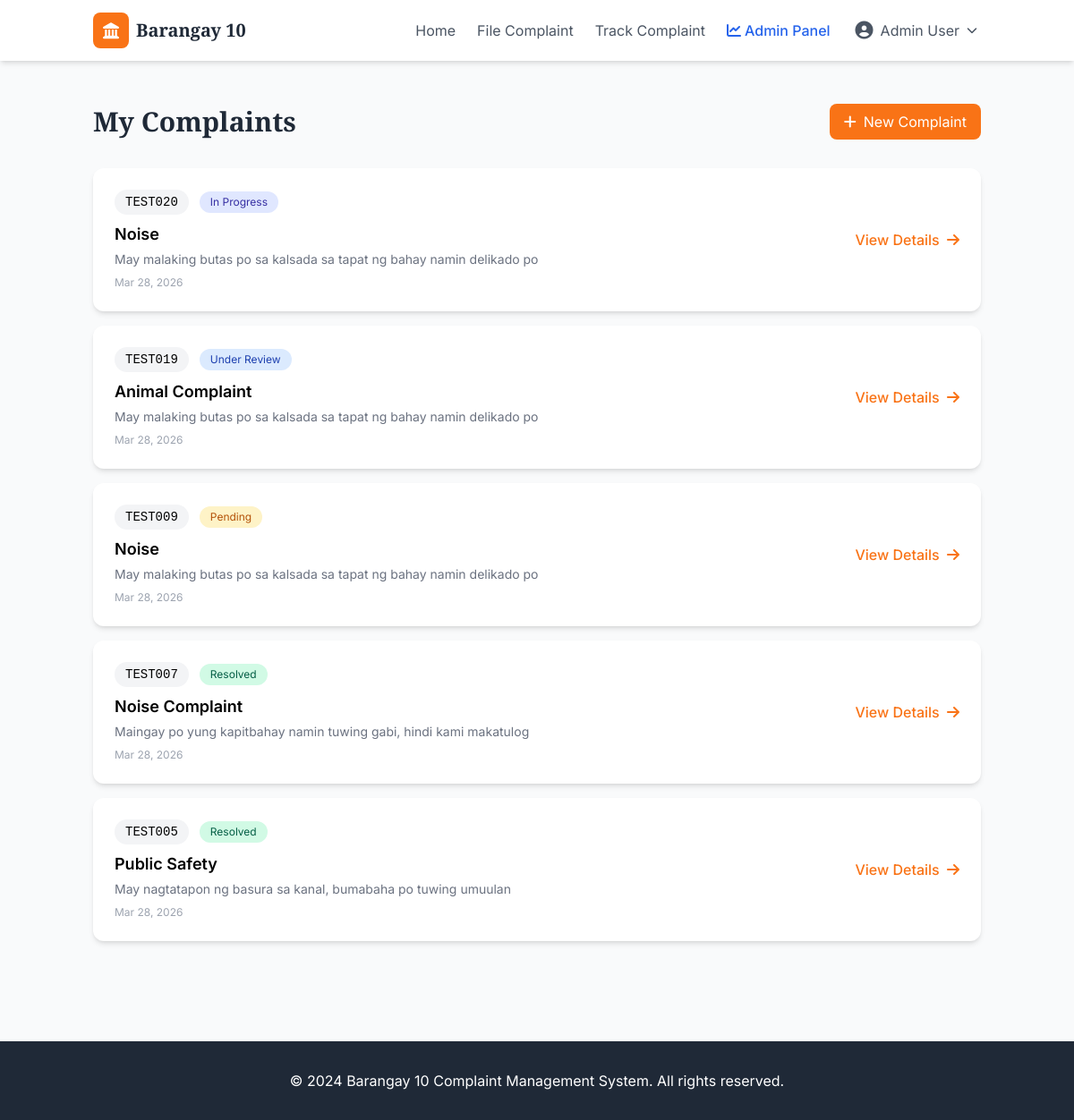
Screenshot of /my-complaints/ (signed in) with the database file from the repository.
### accounts/models.py (models this page shows, shortened)
class User(AbstractUser):
    username = None
    email = models.EmailField(unique=True)
    ROLE_CHOICES = [
        ('resident', 'Resident'),
        ('admin', 'Admin'),
        ('captain', 'Captain'),
    ]
    role = models.CharField(max_length=20, choices=ROLE_CHOICES, default='resident')
    first_name = models.CharField(max_length=150)
    last_name = models.CharField(max_length=150)
    is_verified = models.BooleanField(default=False)
    verification_code = models.CharField(max_length=6, blank=True, null=True)
    verification_code_created_at = models.DateTimeField(blank=True, null=True)
    USERNAME_FIELD = 'email'
    REQUIRED_FIELDS = ['first_name', 'last_name']
    objects = UserManager()
    def is_admin(self):
        return self.role in ['admin', 'captain']

### complaints/models.py (models this page shows, shortened)
class Complaint(models.Model):
    STATUS_CHOICES = [
        ('pending', 'Pending'),
        ('under_review', 'Under Review'),
        ('in_progress', 'In Progress'),
        ('resolved', 'Resolved'),
        ('rejected', 'Rejected'),
    ]
    tracking_code = models.CharField(max_length=8, unique=True, default=generate_tracking_code)
    submitted_by = models.ForeignKey(User, on_delete=models.CASCADE, related_name='complaints')
    category = models.ForeignKey(Category, on_delete=models.SET_NULL, null=True)
    description = models.TextField()
    location = models.CharField(max_length=200)
    image = models.ImageField(upload_to='complaints/', blank=True, null=True)
    status = models.CharField(max_length=20, choices=STATUS_CHOICES, default='pending')
    status_updated_by = models.ForeignKey(User, on_delete=models.SET_NULL, null=True, blank=True, related_name='updated_complaints')
    admin_notes = models.TextField(blank=True)
    created_at = models.DateTimeField(auto_now_add=True)
    updated_at = models.DateTimeField(auto_now=True)
    resolved_at = models.DateTimeField(null=True, blank=True)
    is_spam = models.BooleanField(default=False)
    spam_confidence = models.FloatField(default=0.0)
    reviewed_by_admin = models.BooleanField(default=False)
    resolution_feedback = models.TextField(blank=True, null=True, help_text="Feedback for resolved or rejected complaints")

class Category(models.Model):
    name = models.CharField(max_length=50, unique=True)
    description = models.TextField(blank=True)
    created_at = models.DateTimeField(auto_now_add=True)
    class Meta:
        verbose_name_plural = "Categories"

### complaints/views.py (the view)
# urls.py: path('my-complaints/', views.my_complaints, name='my_complaints'),
@login_required
def my_complaints(request):
    complaints = Complaint.objects.filter(submitted_by=request.user).order_by('-created_at')
    return render(request, 'complaints/my_complaints.html', {'complaints': complaints})

### templates/complaints/my_complaints.html (shortened to what this page needs)
{% extends 'base.html' %}
{% block content %}
<div class="container mx-auto px-4 py-12 max-w-5xl">
    <div class="flex justify-between items-center mb-8">
        <h1 class="text-3xl font-display font-bold text-gray-800">My Complaints</h1>
        <a href="{% url 'submit_complaint' %}" class="bg-orange-500 text-white px-4 py-2 rounded-lg hover:bg-orange-600 transition">
            <i class="fas fa-plus mr-2"></i>New Complaint
        </a>
    </div>
    {% if complaints %}
        <div class="space-y-4">
            {% for complaint in complaints %}
            <div class="bg-white rounded-xl shadow-md p-6 hover:shadow-lg transition">
                <div class="flex flex-col md:flex-row justify-between items-start md:items-center gap-4">
                    <div>
                        <div class="flex items-center gap-3 mb-2">
                            <span class="font-mono text-sm bg-gray-100 px-3 py-1 rounded-full">{{ complaint.tracking_code }}</span>
                            <span class="status-{{ complaint.status }} text-xs px-3 py-1 rounded-full">
                                {{ complaint.get_status_display }}
                            </span>
                        </div>
                        <h3 class="text-lg font-semibold">{{ complaint.category.name|default:"Complaint" }}</h3>
                        <p class="text-gray-500 text-sm mt-1">{{ complaint.description|truncatechars:100 }}</p>
                        <p class="text-gray-400 text-xs mt-2">{{ complaint.created_at|date:"M d, Y" }}</p>
                    </div>
                    <a href="{% url 'track_complaint' %}?code={{ complaint.tracking_code }}" class="text-orange-500 hover:text-orange-600 font-medium">
                        View Details <i class="fas fa-arrow-right ml-1"></i>
                    </a>
                </div>
            </div>
            {% endfor %}
        </div>
    {% endif %}
</div>
{% endblock %}

### templates/base.html (shortened to what this page needs)
<!DOCTYPE html>
<html lang="en">
<head>
    <script src="https://cdn.tailwindcss.com"></script>
    <link rel="stylesheet" href="https://cdnjs.cloudflare.com/ajax/libs/font-awesome/6.4.0/css/all.min.css">
</head>
<body class="bg-gray-50">
    <nav class="bg-white shadow-md sticky top-0 z-50">
        <div class="container mx-auto px-4 py-3 flex justify-between items-center">
            <a href="{% url 'home' %}" class="flex items-center gap-2">
                <div class="w-10 h-10 bg-orange-500 rounded-lg flex items-center justify-center">
                    <i class="fas fa-landmark text-white text-lg"></i>
                </div>
                <span class="font-display font-bold text-xl text-gray-800">Barangay 10</span>
            </a>
            <div class="hidden md:flex items-center gap-6">
                <a href="{% url 'home' %}" class="text-gray-600 hover:text-orange-500 transition">Home</a>
                <a href="{% url 'submit_complaint' %}" class="text-gray-600 hover:text-orange-500 transition">File Complaint</a>
                <a href="{% url 'track_complaint' %}" class="text-gray-600 hover:text-orange-500 transition">Track Complaint</a>
                {% if user.is_authenticated %}
                    {% if user.is_admin %}
                        <a href="{% url 'admin_dashboard' %}" class="text-blue-600 hover:text-blue-700 transition font-medium">
                            <i class="fas fa-chart-line mr-1"></i>Admin Panel
                        </a>
                    {% endif %}
                    <div class="dropdown-container">
                        <button class="flex items-center gap-2 text-gray-600 hover:text-orange-500 py-2 px-1">
                            <i class="fas fa-user-circle text-xl"></i>
                            <span>{{ user.first_name }} {{ user.last_name }}</span>
                            <i class="fas fa-chevron-down text-xs"></i>
                        </button>
                    </div>
                {% endif %}
            </div>
        </div>
    </nav>
    <main>
        {% block content %}{% endblock %}
    </main>
    <footer class="bg-gray-800 text-white mt-16">
        <div class="container mx-auto px-4 py-8 text-center">
            <p>&copy; 2024 Barangay 10 Complaint Management System. All rights reserved.</p>
        </div>
    </footer>
</body>
</html>

### templates/base.html (style rules this page uses)
* { font-family: 'Inter', sans-serif; }
.font-display { font-family: 'Playfair Display', serif; }
.status-pending { background: #fef3c7; color: #b45309; }
.status-under_review { background: #dbeafe; color: #1e40af; }
.status-in_progress { background: #e0e7ff; color: #3730a3; }
.status-resolved { background: #d1fae5; color: #065f46; }
.dropdown-container { position: relative; }
.dropdown-container::after { content: ''; position: absolute; top: 100%; right: 0; width: 100%; height: 5px; background: transparent; }

### rows the page displays
User: first_name "Admin", last_name "User"
Complaint: tracking_code "TEST020", status "In Progress", category.name "Noise", description "May malaking butas po sa kalsada sa tapat ng bahay namin delikado po", created_at "Mar 28, 2026"
Complaint: tracking_code "TEST019", status "Under Review", category.name "Animal Complaint", description "May malaking butas po sa kalsada sa tapat ng bahay namin delikado po", created_at "Mar 28, 2026"
Complaint: tracking_code "TEST009", status "Pending", category.name "Noise", description "May malaking butas po sa kalsada sa tapat ng bahay namin delikado po", created_at "Mar 28, 2026"
Complaint: tracking_code "TEST007", status "Resolved", category.name "Noise Complaint", description "Maingay po yung kapitbahay namin tuwing gabi, hindi kami makatulog", created_at "Mar 28, 2026"
Complaint: tracking_code "TEST005", status "Resolved", category.name "Public Safety", description "May nagtatapon ng basura sa kanal, bumabaha po tuwing umuulan", created_at "Mar 28, 2026"
